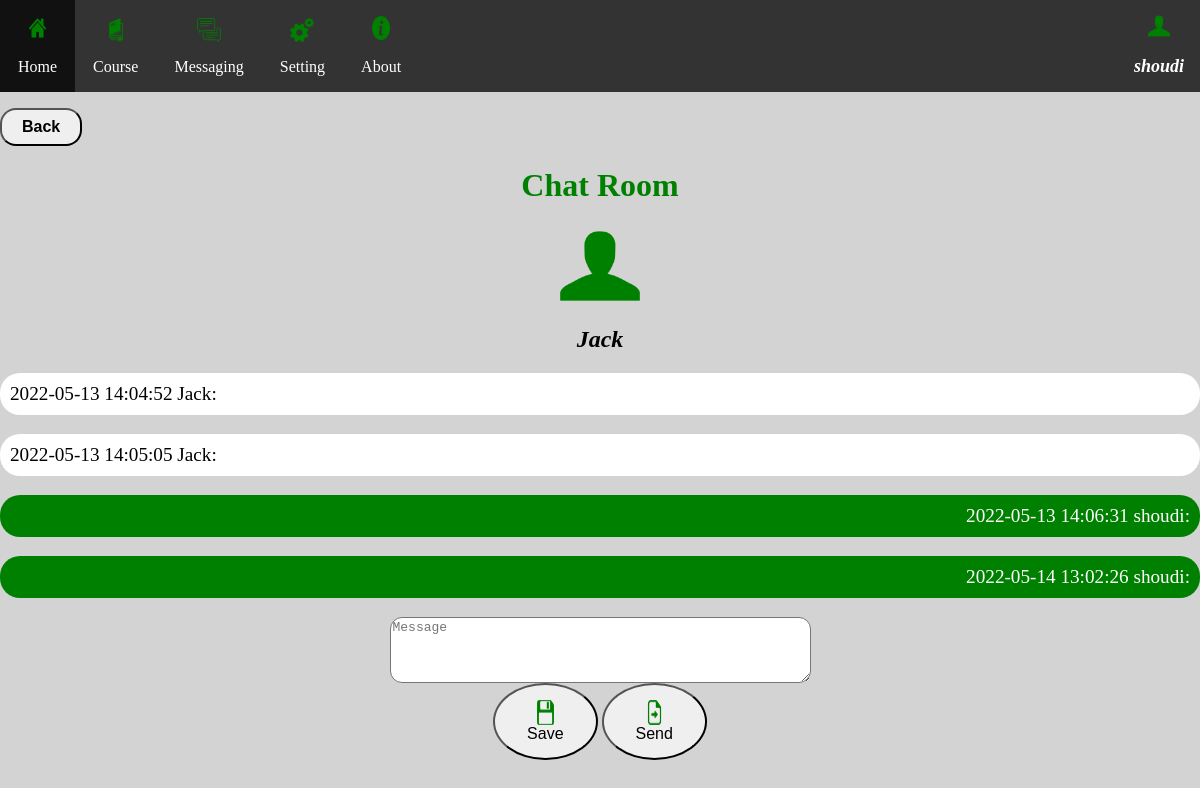
/messaging/Jack (signed in), run on the app's committed database.
### tables this page shows
CREATE TABLE Users(
            Id INTEGER Primary Key AUTOINCREMENT,
            username TEXT Unique,
            password TEXT,
            admin INTEGER DEFAULT 0,
            publicKey TEXT,
            signaturePublicKey TEXT,
            session_id TEXT
        );

CREATE TABLE Communication(
            communication_id INTEGER,
            message TEXT,
            iv TEXT,
            signature TEXT,
            datetime TEXT,
            sender_name TEXT,
            receiver_name TEXT
        );

### model.py (the view)
@app.route('/messaging/<friend_username>', methods=['GET'])
def messaging(friend_username):
    session_info = check_session(request)
    user_details = {}
    session = {}
    if session_info == False:
        return redirect(url_for("index"))
    else:
        user_details = session_info["user_details"]
        course_details = session_info["course_details"]
        session["logged_in"] = True
        message_history = sql_db.get_message_history(user_details["username"], friend_username)
        friend_details = sql_db.get_user_info(friend_username)[0]
        print(user_details["signaturePublicKey"])
        return render_template('messaging.html', session=session, page=page, user=user_details, messages=message_history, friend=friend_details, course=course_details)

### model.py (called while the page is built)
def check_session(request):
    session_id = request.cookies.get("session_id")
    if session_id is None:
        return False
    else:
        current_username = sql_db.check_session_id(session_id)
        if current_username == []:
            return False
        else:
            current_username = current_username[0]['username']
            user_details = sql_db.get_user_info(current_username)[0]
            course_details = sql_db.get_course_info()
            return {"user_details":user_details, "course_details":course_details}

### sql.py (called while the page is built)
    def dictfetchall(self, cur):
        returnres = cur.fetchall()
        print(returnres)
        if returnres == []:
            return []
        cols = [a[0] for a in cur.description]
        print(cols)
        result = []
        for row in returnres:
            result.append({a:b for a,b in zip(cols, row)})
        print(result)
        return result

    def check_session_id(self, session_id):
        conn = sqlite3.connect(self.database_arg, check_same_thread=False)
        cur = conn.cursor()
        sql_query = """
                SELECT username
                FROM Users
                WHERE session_id = '{session_id}';
            """
        sql_query = sql_query.format(session_id=session_id)
        cur.execute(sql_query)
        current_user = self.dictfetchall(cur)
        return current_user

    def get_user_info(self, username):
        conn = sqlite3.connect(self.database_arg, check_same_thread=False)
        cur = conn.cursor()
        sql_query = """
                Select *
                From Users
                Where username = '{username}'
            """
        sql_query = sql_query.format(username=username)
        cur.execute(sql_query)
        user_info = self.dictfetchall(cur)
        conn.close()
        return user_info

    def get_course_info(self):
        conn = sqlite3.connect(self.database_arg, check_same_thread=False)
        cur = conn.cursor()
        sql_query = '''
                SELECT *
                From Course
        '''
        cur.execute(sql_query)
        course_detail = self.dictfetchall(cur)
        return course_detail

### templates/messaging.html (shortened to what this page needs)
{% include 'header.html' %}
<button type="button" onclick="window.location.href='{{ url_for('friendsList')}}'" style="font-size: 16px; padding: 8px 20px; cursor: pointer; border-radius: 16px; text-align:left"><b>Back</b></button>
<center>
<h1 style="color:green">Chat Room</h1>
<p>
<img src="{{ url_for('static', filename='img/user-512.png') }}" alt="Some stuff that popped out of tensor flow" height="80px">
<h2><i>{{friend.username}}</i></h2>
</p>
<body style="background-color:lightgrey">
    {% for instance in messages%}
        {% if instance.sender_name == user.username %}
            <p name="plainText1" style="background-color:green;color:white;padding:10px;text-align:right;font-size:120%;border-radius: 20px;">{{instance.datetime}} {{instance.sender_name}}:</p>
        {% else %}
            <p name="plainText2" style="background-color:white;color:black;padding:10px;text-align:left;font-size:120%;border-radius: 20px;">{{instance.datetime}} {{instance.sender_name}}:</p>
        {% endif %}
    {% endfor %}
    <form name="sendMessage" class="SendMessage" method="POST" action="{{url_for('sendMessage', friend_username = friend.username)}}">
        <textarea rows="4" cols="50" id = 'message' name="message" placeholder="Message" style="font-size:100%;border-radius: 12px;"></textarea>
        <br>
        <button type="button" onClick="encryption('message', 'receiver_publicKey', 'username')" style="font-size: 16px; padding: 15px 32px; cursor: pointer; border-radius: 50%;"><image src="{{ url_for('static', filename='img/save-512.png') }}" height="25px"></image>Save</button>
        <button type="submit" style="font-size: 16px; padding: 15px 32px; cursor: pointer; border-radius: 50%;"><image src="{{ url_for('static', filename='img/send-file-512.png') }}" height="25px">Send</button>
    </form>
</body>

### templates/header.html (shortened to what this page needs)
<head xmlns="">
<link rel="stylesheet" type="text/css" href="{{ url_for('static', filename='css/temp.css') }}">
</head>
<p>
  {% if session.logged_in %}
      <ul>
        <li><a class="active" href="/home"><image src="{{ url_for('static', filename='img/house-512.png') }}" height="3%"></image></br>Home</a></li>
        <div class="dropdown">
            <br>
            <image src="{{ url_for('static', filename='img/book-16-512.png') }}" height="3%"></image>
            <button class="dropbtn" onclick="myFunction('Course')">Course
            </button>
        </div>
        <div class="dropdown">
            <br>
            <image src="{{ url_for('static', filename='img/speech-bubble-5-512.png') }}" height="3%"></image>
            <button class="dropbtn" onclick="myFunction('Messaging')">Messaging
            </button>
        </div>
        <div class="dropdown">
            <br>
            <image src="{{ url_for('static', filename='img/settings-5-512.png') }}" height="3%"></image>
            <button class="dropbtn" onclick="myFunction('Setting')">Setting
            </button>
        </div>
        <li><a href="/about"><image src="{{ url_for('static', filename='img/about-512.png') }}" height="3%"></image></br>About</a></li>
        <li><b><image src="{{ url_for('static', filename='img/user-512.png') }}" height="3%"></image></br><i style="font-size: 18px;">{{user.username}}</i></b></li>
      </ul>
  {% else %}
      <ul>
          <li><a class="active" href="/home"><image src="{{ url_for('static', filename='img/house-512.png') }}" height="3%"></image></br>Home</a></li>
          <li><a href="/about"><image src="{{ url_for('static', filename='img/about-512.png') }}" height="3%"></image></br>About</a></li>
      </ul>
  {% endif %}
</p>

### static/css/temp.css (style rules this page uses)
ul { list-style-type: none; margin: 0; padding: 0; overflow: hidden; background-color: #333; }
li a { float: left; display: block; color: white; text-align: center; padding: 16px 18px; text-decoration: none; font-size: 16px; }
li b { float: right; display: block; color: white; text-align: center; padding: 14px 16px; text-decoration: none; }
html, body { height: 100%; margin: 0; padding: 0; background-color: lightgrey; }
body { min-height: 100%; }
img { padding: 0; display: block; margin: 0 auto; max-height: 45%; max-width: 45%; }
html, body, { position:fixed; top:0; bottom:0; left:0; right:0; }

### templates/header.html (style rules this page uses)
.dropdown { float: left; overflow: hidden; }
.dropdown .dropbtn { cursor: pointer; display: block; font-size: 16px; border: none; outline: none; color: white; padding: 16px 18px; background-color: inherit; font-family: inherit; margin: 0; text-align: center; text-decoration: none; }

### data on the page
Users: username "shoudi"
Users: username "Jack"
Communication: datetime "2022-05-13 14:04:52", sender_name "Jack"
Communication: datetime "2022-05-13 14:05:05", sender_name "Jack"
Communication: datetime "2022-05-13 14:06:31", sender_name "shoudi"
Communication: datetime "2022-05-14 13:02:26", sender_name "shoudi"
